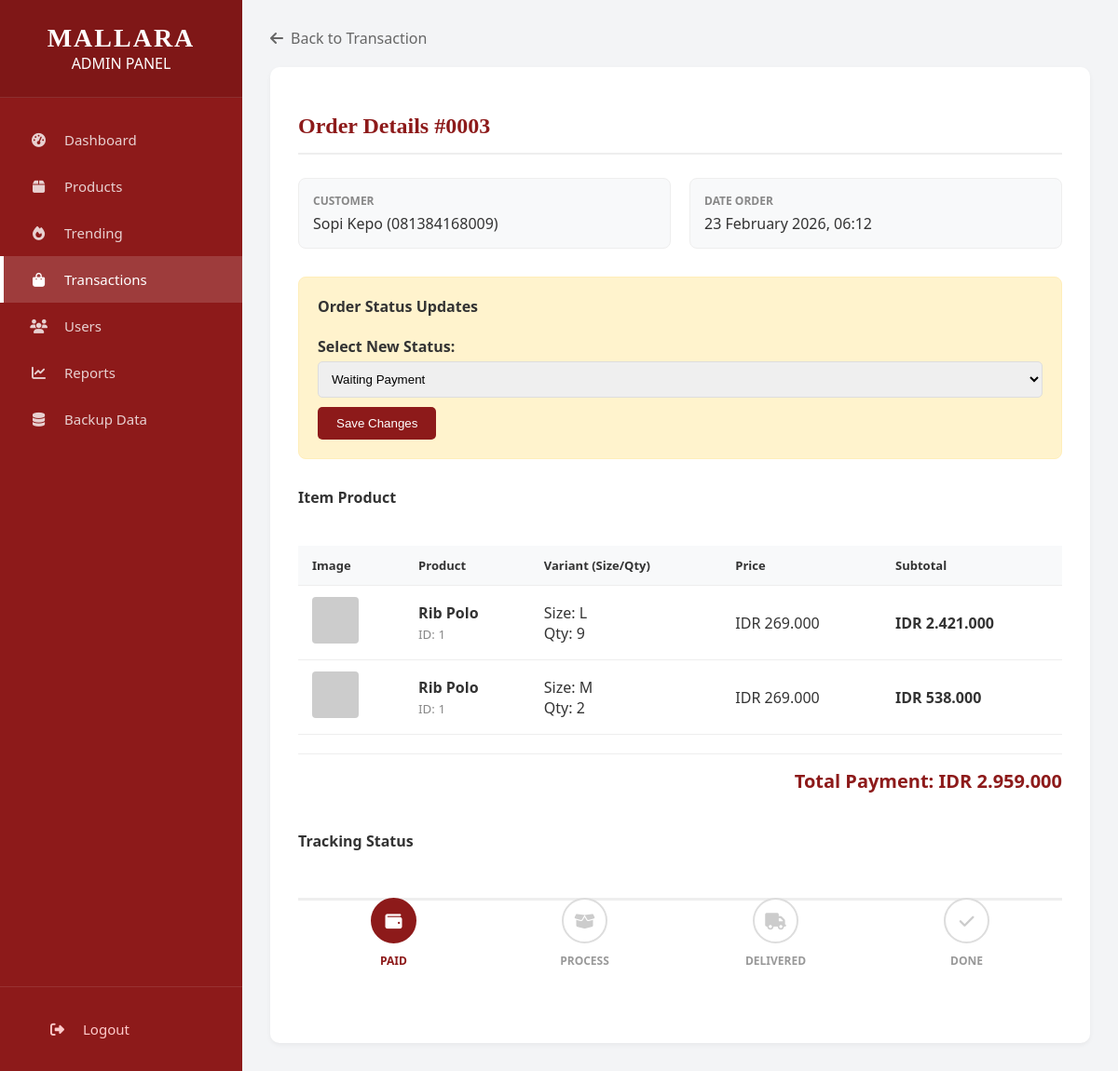
The page /admin/order_edit.php?id=3 (signed in) on the database its author committed.
### tables this page shows
CREATE TABLE `orders` (
  `id` int(11) NOT NULL,
  `user_id` int(11) NOT NULL,
  `invoice_code` varchar(50) DEFAULT NULL,
  `total` decimal(10,2) DEFAULT 0.00,
  `status` enum('Not Paid','Packed','Delivery','Completed','Cancelled','Rating') DEFAULT 'Not Paid',
  `payment_method` varchar(50) DEFAULT NULL,
  `shipping_name` varchar(100) DEFAULT NULL,
  `shipping_phone` varchar(20) DEFAULT NULL,
  `shipping_address` text DEFAULT NULL,
  `items_detail` text DEFAULT NULL,
  `created_at` timestamp NOT NULL DEFAULT current_timestamp()
);

### admin/order_edit.php (the view, shortened to what this page needs)
<?php
require '../config/database.php';
 $id = intval($_GET['id']);
 $order_query = mysqli_query($conn, "SELECT * FROM orders WHERE id = '$id'");
 $order = mysqli_fetch_assoc($order_query);
?>
<!DOCTYPE html>
<html lang="id">
<head>
    <link rel="stylesheet" href="../assets/css/style.css">
    <link rel="stylesheet" href="https://cdnjs.cloudflare.com/ajax/libs/font-awesome/6.4.0/css/all.min.css">
</head>
<body>
    <aside class="sidebar">
        <div class="sidebar-header"><h2>MALLARA</h2><span>ADMIN PANEL</span></div>
        <nav class="sidebar-menu">
            <a href="dashboard.php" class="menu-item"><i class="fas fa-tachometer-alt"></i> <span>Dashboard</span></a>
            <a href="products.php" class="menu-item"><i class="fas fa-box"></i> <span>Products</span></a>
            <a href="trending.php" class="menu-item"><i class="fas fa-fire"></i> <span>Trending</span></a>
            <a href="orders.php" class="menu-item active"><i class="fas fa-shopping-bag"></i> <span>Transactions</span></a>
            <a href="users.php" class="menu-item"><i class="fas fa-users"></i> <span>Users</span></a>
            <a href="reports.php" class="menu-item"><i class="fas fa-chart-line"></i> <span>Reports</span></a>
            <a href="backup_data.php" class="menu-item"><i class="fas fa-database"></i> <span>Backup Data</span></a>
        </nav>
        <div class="sidebar-footer">
            <a href="../auth/logout.php" class="menu-item" style="color: #ffcccc;"><i class="fas fa-sign-out-alt"></i> <span>Logout</span></a>
        </div>
    </aside>
    <main class="main-content">
        <a href="orders.php" class="back-link"><i class="fas fa-arrow-left"></i> Back to Transaction</a>
        <div class="form-container">
            <h2 class="page-title">Order Details #<?= sprintf('%04d', $order['id']) ?></h2>
            <div class="info-grid">
                <div class="info-box">
                    <div class="info-label">Customer</div>
                    <div class="info-value"><?= $order['shipping_name'] ?> (<?= $order['shipping_phone'] ?>)</div>
                </div>
                <div class="info-box">
                    <div class="info-label">Date Order</div>
                    <div class="info-value"><?= date('d F Y, H:i', strtotime($order['created_at'])) ?></div>
                </div>
            </div>
            <div class="status-form">
                <h4 style="margin-top:0;">Order Status Updates</h4>
                <form action="" method="POST">
                    <div class="form-group">
                        <label style="font-weight:600; display:block; margin-bottom:5px;">Select New Status:</label>
                        <select name="status" class="form-control">
                            <option value="Not Paid" <?= $order['status'] == 'Not Paid' ? 'selected' : '' ?>>Waiting Payment</option>
                        </select>
                    </div>
                    <button type="submit" name="update_status" class="btn-update">Save Changes</button>
                </form>
            </div>
            <h4>Item Product</h4>
            <div class="table-responsive">
                <table>
                    <thead>
                        <tr>
                            <th>Image</th>
                            <th>Product</th>
                            <th>Variant (Size/Qty)</th>
                            <th>Price</th>
                            <th>Subtotal</th>
                        </tr>
                    </thead>
                    <tbody>
                        <?php
                        $items = json_decode($order['items_detail'], true);
                        if(!empty($items) && is_array($items)):
                            foreach($items as $item):
                                $subtotal = $item['price'] * $item['quantity'];
                                $img = $item['image'];
                                $cat = strtolower($item['category']);
                                $path = "../assets/img/products/" . $cat . "/" . $img;
                                if(!file_exists($path)) $path = "https://via.placeholder.com/50";
                        ?>
                        <tr>
                            <td><img src="<?= $path ?>" class="product-img-thumb"></td>
                            <td>
                                <strong><?= $item['name'] ?></strong><br>
                                <small style="color:#888;">ID: <?= $item['product_id'] ?></small>
                            </td>
                            <td>
                                Size: <?= $item['size'] ?><br>
                                Qty: <?= $item['quantity'] ?>
                            </td>
                            <td>IDR <?= number_format($item['price'], 0, ',', '.') ?></td>
                            <td><strong>IDR <?= number_format($subtotal, 0, ',', '.') ?></strong></td>
                        </tr>
                        <?php endforeach; ?>
                        <?php else: ?>
                        <tr><td colspan="5" style="text-align:center;">Data item tidak tersedia.</td></tr>
                        <?php endif; ?>
                    </tbody>
                </table>
            </div>
            <div style="text-align: right; font-size: 20px; font-weight: bold; color: var(--admin-primary); margin-top: 20px; border-top: 1px solid #eee; padding-top: 15px;">
                Total Payment: IDR <?= number_format($order['total'], 0, ',', '.') ?>
            </div>
            <h4 style="margin-top: 40px; margin-bottom: 20px;">Tracking Status</h4>
            <?php
                $currentStatus = $order['status'];
                $stepIndex = 0;
                if($currentStatus == 'Not Paid') $stepIndex = 0;
                elseif($currentStatus == 'Process') $stepIndex = 1;
                elseif($currentStatus == 'Delivered') $stepIndex = 2;
                elseif($currentStatus == 'Done') $stepIndex = 3;
                else $stepIndex = 0;
            ?>
            <div class="timeline-track">
                <div class="track-step <?= $stepIndex >= 0 ? 'completed' : '' ?>">
                    <div class="track-icon"><i class="fas fa-wallet"></i></div>
                    <div class="track-label">Paid</div>
                </div>
                <div class="track-step <?= $stepIndex >= 1 ? 'completed' : '' ?>">
                    <div class="track-icon"><i class="fas fa-box-open"></i></div>
                    <div class="track-label">Process</div>
                </div>
                <div class="track-step <?= $stepIndex >= 2 ? 'completed' : '' ?>">
                    <div class="track-icon"><i class="fas fa-truck"></i></div>
                    <div class="track-label">Delivered</div>
                </div>
                <div class="track-step <?= $stepIndex >= 3 ? 'completed' : '' ?>">
                    <div class="track-icon"><i class="fas fa-check"></i></div>
                    <div class="track-label">Done</div>
                </div>
            </div>
        </div>
    </main>
</body>
</html>

### assets/css/style.css (style rules this page uses)
body { margin:0; font-family: 'Segoe UI'; background:#8b0000; color:white; }

### admin/order_edit.php (style rules this page uses)
:root { --admin-primary: #8d1a1a; --admin-bg: #f3f4f6; }
body { font-family: 'Segoe UI', sans-serif; background: var(--admin-bg); margin: 0; padding: 0; color: #333; display: flex; min-height: 100vh; }
.sidebar { width: 260px; background: var(--admin-primary); color: white; position: fixed; top: 0; left: 0; height: 100%; display: flex; flex-direction: column; z-index: 1000; }
.sidebar-header { padding: 25px; text-align: center; border-bottom: 1px solid rgba(255,255,255,0.1); background: rgba(0,0,0,0.1); }
.sidebar-header h2 { margin: 0; font-family: 'Times New Roman', serif; letter-spacing: 2px; font-size: 28px; }
.sidebar-menu { flex: 1; padding-top: 20px; }
.menu-item { display: flex; align-items: center; padding: 15px 25px; color: rgba(255,255,255,0.8); text-decoration: none; transition: 0.3s; border-left: 4px solid transparent; font-size: 15px; }
.menu-item i { width: 25px; text-align: center; margin-right: 15px; }
.menu-item:hover, .menu-item.active { background: rgba(255, 255, 255, 0.15); color: white; border-left-color: #fff; }
.sidebar-footer { padding: 20px; border-top: 1px solid rgba(255,255,255,0.1); }
.main-content { margin-left: 260px; flex: 1; padding: 30px; width: calc(100% - 260px); }
.back-link { display: inline-flex; align-items: center; gap: 8px; text-decoration: none; color: #666; margin-bottom: 20px; font-weight: 500; }
.form-container { background: white; padding: 30px; border-radius: 10px; box-shadow: 0 2px 5px rgba(0,0,0,0.05); }
.page-title { color: var(--admin-primary); font-family: 'Times New Roman', serif; border-bottom: 2px solid #eee; padding-bottom: 15px; margin-bottom: 25px; }
.info-grid { display: grid; grid-template-columns: 1fr 1fr; gap: 20px; margin-bottom: 30px; }
.info-box { background: #f8f9fa; padding: 15px; border-radius: 8px; border: 1px solid #eee; }
.info-label { font-size: 12px; color: #888; text-transform: uppercase; font-weight: 600; margin-bottom: 5px; }
.info-value { font-size: 16px; font-weight: 500; color: #333; }
.status-form { background: #fff3cd; border: 1px solid #ffeeba; padding: 20px; border-radius: 8px; margin-bottom: 30px; }
.form-control { width: 100%; padding: 10px; border: 1px solid #ddd; border-radius: 5px; margin-bottom: 10px; }
.btn-update { background: var(--admin-primary); color: white; padding: 10px 20px; border: none; border-radius: 5px; cursor: pointer; }
.table-responsive { overflow-x: auto; }
table { width: 100%; border-collapse: collapse; margin-top: 20px; }
th, td { padding: 12px 15px; text-align: left; border-bottom: 1px solid #eee; }
th { background-color: #f8f9fa; font-weight: 600; font-size: 13px; }
.product-img-thumb { width: 50px; height: 50px; object-fit: cover; border-radius: 4px; }
.timeline-track { display: flex; align-items: center; justify-content: space-between; margin: 30px 0; position: relative; padding: 20px 0; }
.timeline-track::before { content: ''; position: absolute; top: 20px; left: 0; right: 0; height: 3px; background: #eee; z-index: 0; }
.track-step { position: relative; z-index: 1; text-align: center; flex: 1; }
.track-icon { width: 45px; height: 45px; background: white; border: 2px solid #ddd; border-radius: 50%; display: flex; align-items: center; justify-content: center; margin: 0 auto 10px; color: #ccc; font-size: 18px; transition: 0.3s; }
.track-label { font-size: 12px; font-weight: 600; color: #999; text-transform: uppercase; }
.track-step.active .track-icon, .track-step.completed .track-icon { border-color: var(--admin-primary); background: var(--admin-primary); color: white; }
.track-step.active .track-label, .track-step.completed .track-label { color: var(--admin-primary); }

### rows shown on the page
orders: id "0003", shipping_name "Sopi Kepo", shipping_phone "081384168009", created_at "23 February 2026, 06:12", total "2.959.000"

### other values the page prints
$item['name'] "Rib Polo"
$item['product_id'] "1"
$item['size'] "L"
$item['quantity'] "9"
$item['price'] "269.000"
$subtotal "2.421.000"
$item['size'] "M"
$item['quantity'] "2"
$subtotal "538.000"
